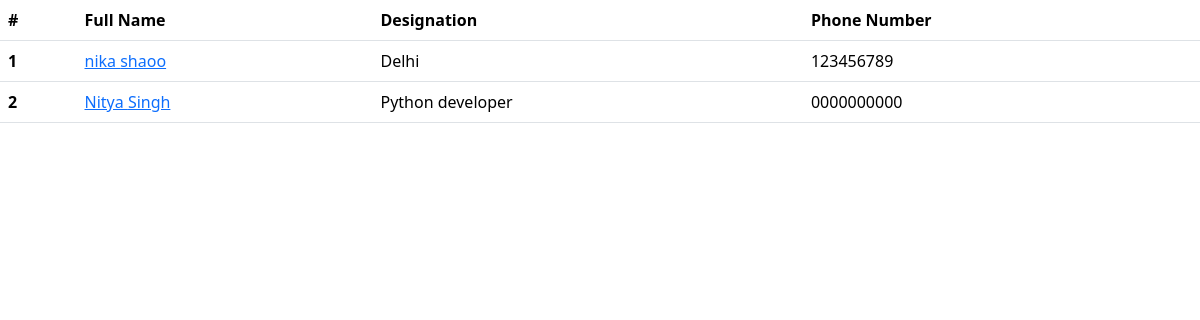
Before: / with the older database file.
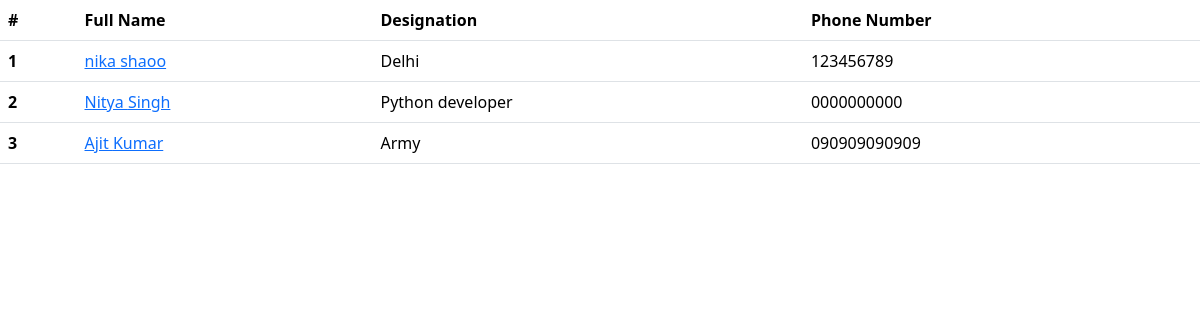
After: the same page with the newer database file.
### employees/models.py (models this page shows, shortened)
class Employee(models.Model):
    first_name = models.CharField(max_length=100)
    last_name = models.CharField(max_length=100)
    photo = models.ImageField(upload_to='images')
    designation = models.CharField(max_length=100)
    email_address = models.EmailField(max_length=100, unique=True)
    phone_number = models.CharField(max_length=12,blank=True)
    created_at = models.DateTimeField(auto_now_add=True)
    updated_at = models.DateTimeField(auto_now=True)

### myapp/views.py (the view)
# urls.py: 2. Add a URL to urlpatterns:  path('', views.home, name='home')
def home(request):
    employees = Employee.objects.all()
    context = {
        'employees': employees,
    }
    return render(request,'home.html',context)

### templates/home.html (shortened to what this page needs)
{% load static %}
<!DOCTYPE html>
<html lang="en">
<head>
    <link href="https://cdn.jsdelivr.net/npm/bootstrap@5.3.8/dist/css/bootstrap.min.css" rel="stylesheet">
</head>
<body>
        <table class="table">
  <thead>
    <tr>
      <th scope="col">#</th>
      <th scope="col">Full Name</th>
      <th scope="col">Designation</th>
      <th scope="col">Phone Number</th>
    </tr>
  </thead>
  <tbody>
    {% for emp in employees %}
    <tr>
      <th> {{ forloop.counter }}</th>
      <td><a href="{% url 'employee_detail' emp.id %}">{{emp.first_name}} {{emp.last_name}}</td>
      <td>{{emp.designation}}</td>
      <td>{{emp.phone_number}}</td>
    </tr>
    {% endfor%}
  </tbody>
</table>
</body>
</html>

Changed rows visible on the page:
added Employee: first_name "Ajit", last_name "Kumar", designation "Army", phone_number "090909090909"
